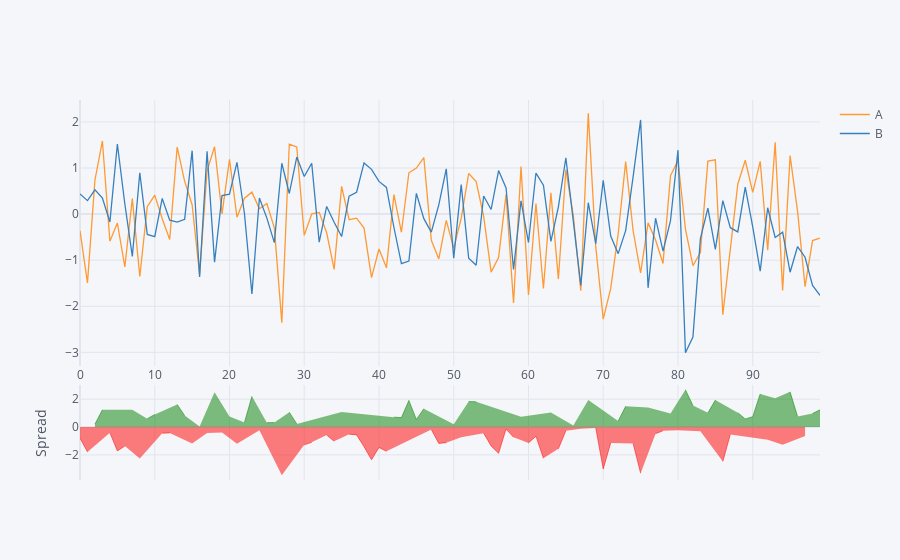

The code cell stored with this chart in its notebook:
### Code cell
df[['A', 'B']].iplot(kind='spread') # main used in stocks

### Figure 1 — Plotly figure (JSON) as saved in the notebook; plotly's stock layout.template omitted (floating-point values rounded to 4 significant figures)
{"data": [{"line": {"color": "rgba(255, 153, 51, 1.0)", "dash": "solid", "shape": "linear", "width": 1.3}, "mode": "lines", "name": "A", "text": "", "type": "scatter", "x": [0, 1, 2, 3, 4, 5, 6, 7, 8, 9, 10, 11, 12, 13, 14, 15, 16, 17, 18, 19, 20, 21, 22, 23, 24, 25, 26, 27, 28, 29, 30, 31, 32, 33, 34, 35, 36, 37, 38, 39, 40, 41, 42, 43, 44, 45, 46, 47, 48, 49, 50, 51, 52, 53, 54, 55, 56, 57, 58, 59, 60, 61, 62, 63, 64, 65, 66, 67, 68, 69, 70, 71, 72, 73, 74, 75, 76, 77, 78, 79, 80, 81, 82, 83, 84, 85, 86, 87, 88, 89, 90, 91, 92, 93, 94, 95, 96, 97, 98, 99], "y": [-0.3603, -1.493, 0.7401, 1.588, -0.5883, -0.1933, -1.148, 0.3347, -1.354, 0.1624, 0.4108, -0.102, -0.5504, 1.455, 0.7102, 0.2043, -1.314, 0.9398, 1.462, 0.004581, 1.187, -0.06939, 0.3456, 0.4763, 0.1167, 0.2287, -0.2984, -2.359, 1.519, 1.458, -0.4619, 0.003494, 0.03677, -0.4055, -1.199, 0.6036, -0.1206, -0.08697, -0.3026, -1.379, -0.7576, -1.167, 0.4225, -0.3944, 0.8969, 1.0, 1.225, -0.5685, -0.9732, -0.135, -0.7444, -0.08708, 0.8799, 0.706, -0.04243, -1.26, -0.945, 0.427, -1.929, 1.034, -1.755, 0.2286, -1.615, 0.4598, -1.41, 0.9636, -0.0386, -1.663, 2.188, -0.7097, -2.28, -1.613, -0.426, 1.139, -0.3613, -1.276, -0.1905, -0.5609, -1.071, 0.8319, 1.159, -0.3258, -1.12, -0.8368, 1.15, 1.178, -2.183, -0.8275, 0.6478, 1.168, 0.4718, 1.146, -0.7821, 1.556, -1.658, 1.269, 0.05952, -1.576, -0.5736, -0.523]}, {"line": {"color": "rgba(55, 128, 191, 1.0)", "dash": "solid", "shape": "linear", "width": 1.3}, "mode": "lines", "name": "B", "text": "", "type": "scatter", "x": [0, 1, 2, 3, 4, 5, 6, 7, 8, 9, 10, 11, 12, 13, 14, 15, 16, 17, 18, 19, 20, 21, 22, 23, 24, 25, 26, 27, 28, 29, 30, 31, 32, 33, 34, 35, 36, 37, 38, 39, 40, 41, 42, 43, 44, 45, 46, 47, 48, 49, 50, 51, 52, 53, 54, 55, 56, 57, 58, 59, 60, 61, 62, 63, 64, 65, 66, 67, 68, 69, 70, 71, 72, 73, 74, 75, 76, 77, 78, 79, 80, 81, 82, 83, 84, 85, 86, 87, 88, 89, 90, 91, 92, 93, 94, 95, 96, 97, 98, 99], "y": [0.4386, 0.2922, 0.527, 0.3456, -0.1727, 1.521, 0.2189, -0.9169, 0.897, -0.4417, -0.4906, 0.3393, -0.1326, -0.1744, -0.1144, 1.377, -1.363, 1.365, -1.042, 0.4031, 0.4315, 1.124, 0.01285, -1.733, 0.3483, -0.08747, -0.6181, 1.103, 0.4472, 1.237, 0.8149, 1.102, -0.6072, 0.1661, -0.1763, -0.4875, 0.3915, 0.4744, 1.111, 0.9709, 0.7095, 0.579, -0.291, -1.075, -1.018, 0.4505, -0.09876, -0.3911, 0.2018, 0.9839, -0.9558, 0.6394, -0.9552, -1.111, 0.3931, 0.09982, 0.9439, 0.5683, -1.201, 0.2897, -0.6174, 0.8911, 0.6279, -0.5925, 0.1562, 1.223, -0.1574, -1.547, 0.2473, -0.6392, 0.7353, -0.477, -0.8583, -0.3587, 0.8133, 2.043, -1.6, -0.08913, -0.8019, -0.14, 1.387, -3.008, -2.668, -0.5303, 0.1298, -0.7636, 0.2909, -0.2951, -0.3856, 0.5831, -0.2756, -1.239, 0.1378, -0.508, -0.3909, -1.261, -0.7038, -0.936, -1.548, -1.764]}, {"connectgaps": false, "fill": "tozeroy", "line": {"color": "green", "dash": "solid", "shape": "linear", "width": 0.5}, "mode": "lines", "name": "Spread", "showlegend": false, "type": "scatter", "x": [0, 1, 2, 3, 4, 5, 6, 7, 8, 9, 10, 11, 12, 13, 14, 15, 16, 17, 18, 19, 20, 21, 22, 23, 24, 25, 26, 27, 28, 29, 30, 31, 32, 33, 34, 35, 36, 37, 38, 39, 40, 41, 42, 43, 44, 45, 46, 47, 48, 49, 50, 51, 52, 53, 54, 55, 56, 57, 58, 59, 60, 61, 62, 63, 64, 65, 66, 67, 68, 69, 70, 71, 72, 73, 74, 75, 76, 77, 78, 79, 80, 81, 82, 83, 84, 85, 86, 87, 88, 89, 90, 91, 92, 93, 94, 95, 96, 97, 98, 99], "xaxis": "x2", "y": ["", "", 0.2131, 1.242, "", "", "", 1.252, "", 0.6041, 0.9013, "", "", 1.63, 0.8246, "", 0.04883, "", 2.504, "", 0.7558, "", 0.3327, 2.209, "", 0.3161, 0.3197, "", 1.072, 0.2214, "", "", 0.644, "", "", 1.091, "", "", "", "", "", "", 0.7135, 0.6801, 1.915, 0.5497, 1.324, "", "", "", 0.2114, "", 1.835, 1.817, "", "", "", "", "", 0.7439, "", "", "", 1.052, "", "", 0.1188, "", 1.94, "", "", "", 0.4323, 1.498, "", "", 1.409, "", "", 0.972, "", 2.682, 1.548, "", 1.02, 1.942, "", "", 1.033, 0.585, 0.7474, 2.385, "", 2.064, "", 2.53, 0.7634, "", 0.9744, 1.241], "yaxis": "y2"}, {"connectgaps": false, "fill": "tozeroy", "line": {"color": "red", "dash": "solid", "shape": "linear", "width": 0.5}, "mode": "lines", "name": "Spread", "showlegend": false, "type": "scatter", "x": [0, 1, 2, 3, 4, 5, 6, 7, 8, 9, 10, 11, 12, 13, 14, 15, 16, 17, 18, 19, 20, 21, 22, 23, 24, 25, 26, 27, 28, 29, 30, 31, 32, 33, 34, 35, 36, 37, 38, 39, 40, 41, 42, 43, 44, 45, 46, 47, 48, 49, 50, 51, 52, 53, 54, 55, 56, 57, 58, 59, 60, 61, 62, 63, 64, 65, 66, 67, 68, 69, 70, 71, 72, 73, 74, 75, 76, 77, 78, 79, 80, 81, 82, 83, 84, 85, 86, 87, 88, 89, 90, 91, 92, 93, 94, 95, 96, 97, 98, 99], "xaxis": "x2", "y": [-0.7989, -1.785, "", "", -0.4156, -1.715, -1.367, "", -2.251, "", "", -0.4413, -0.4179, "", "", -1.172, "", -0.4254, "", -0.3985, "", -1.194, "", "", -0.2317, "", "", -3.463, "", "", -1.277, -1.099, "", -0.5716, -1.022, "", -0.512, -0.5614, -1.413, -2.35, -1.467, -1.746, "", "", "", "", "", -0.1774, -1.175, -1.119, "", -0.7265, "", "", -0.4355, -1.36, -1.889, -0.1413, -0.7281, "", -1.138, -0.6625, -2.243, "", -1.567, -0.2596, "", -0.1152, "", -0.07051, -3.015, -1.136, "", "", -1.175, -3.319, "", -0.4717, -0.2687, "", -0.2283, "", "", -0.3064, "", "", -2.474, -0.5324, "", "", "", "", -0.9199, "", -1.267, "", "", -0.6399, "", ""], "yaxis": "y2"}], "layout": {"hovermode": "x", "legend": {"bgcolor": "#F5F6F9", "font": {"color": "#4D5663"}}, "paper_bgcolor": "#F5F6F9", "plot_bgcolor": "#F5F6F9", "title": {"font": {"color": "#4D5663"}}, "xaxis": {"gridcolor": "#E1E5ED", "showgrid": true, "tickfont": {"color": "#4D5663"}, "title": {"font": {"color": "#4D5663"}, "text": ""}, "zerolinecolor": "#E1E5ED"}, "xaxis2": {"anchor": "y2", "gridcolor": "#E1E5ED", "showgrid": true, "showticklabels": false, "tickfont": {"color": "#4D5663"}, "title": {"font": {"color": "#4D5663"}, "text": ""}, "zerolinecolor": "#E1E5ED"}, "yaxis": {"domain": [0.3, 1], "gridcolor": "#E1E5ED", "showgrid": true, "tickfont": {"color": "#4D5663"}, "title": {"font": {"color": "#4D5663"}, "text": ""}, "zerolinecolor": "#E1E5ED"}, "yaxis2": {"domain": [0, 0.25], "gridcolor": "#E1E5ED", "showgrid": true, "tickfont": {"color": "#4D5663"}, "title": {"font": {"color": "#4D5663"}, "text": "Spread"}, "zerolinecolor": "#E1E5ED"}}}
